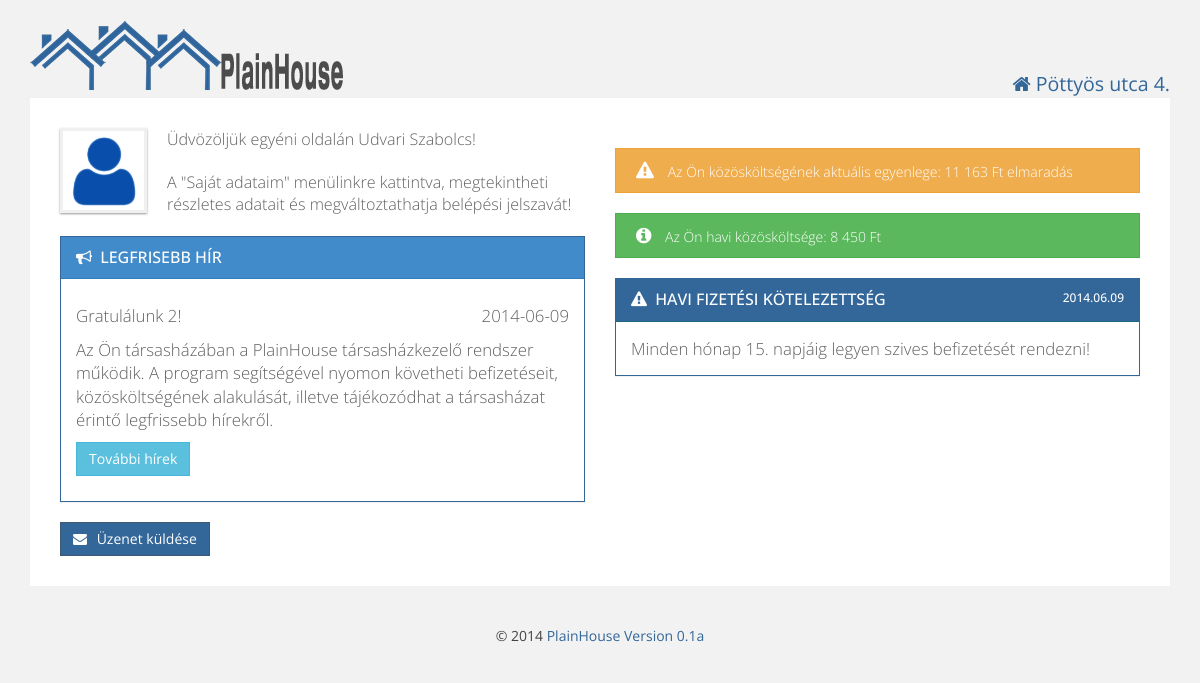
The page / (signed in) on the database as committed earlier.
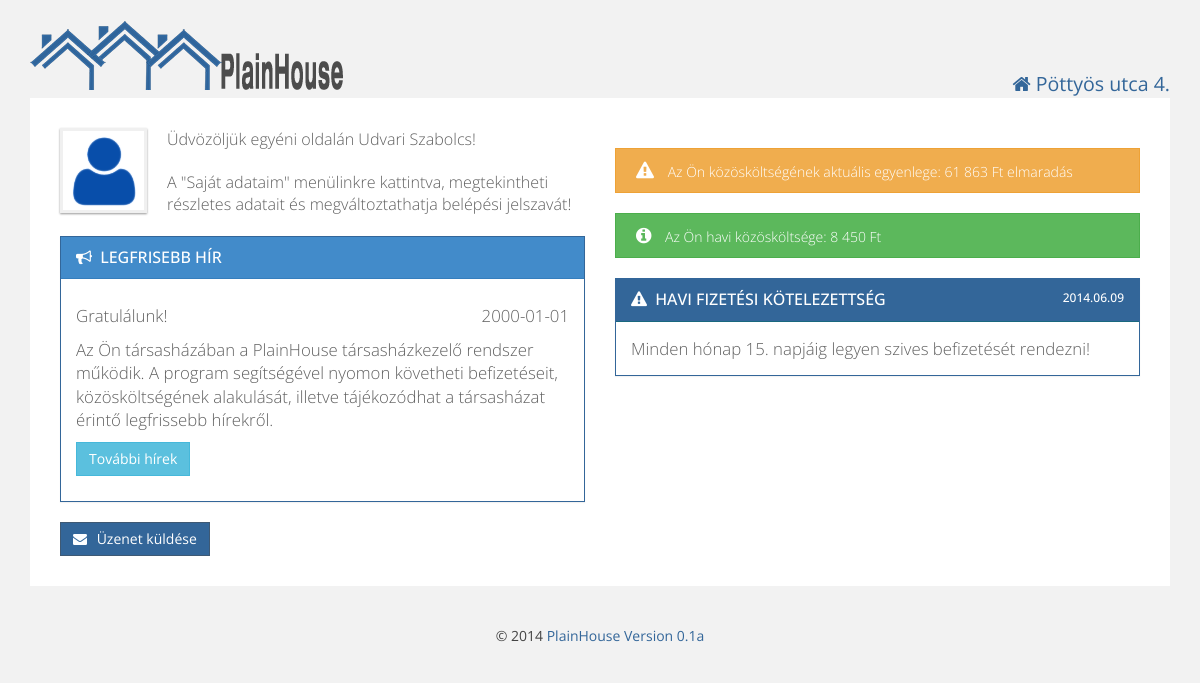
The same page on the database as committed later.
### tables this page shows
CREATE TABLE IF NOT EXISTS `residents` (
  `id` int(11) NOT NULL AUTO_INCREMENT,
  `firstname` varchar(100) NOT NULL,
  `lastname` varchar(100) NOT NULL,
  `email` varchar(100) NOT NULL,
  `username` varchar(25) NOT NULL,
  `password` varchar(512) NOT NULL,
  `depositid` int(11) NOT NULL,
  `active` int(11) NOT NULL DEFAULT '1',
  `admin` int(11) NOT NULL DEFAULT '0',
  PRIMARY KEY (`id`),
  UNIQUE KEY `deposit_id` (`depositid`),
  UNIQUE KEY `e-mail` (`email`)
);

CREATE TABLE IF NOT EXISTS `board` (
  `id` int(11) NOT NULL AUTO_INCREMENT,
  `creation_date` date NOT NULL,
  `title` varchar(250) NOT NULL,
  `text` text NOT NULL,
  `valid_till` date NOT NULL DEFAULT '2099-12-31',
  `valid` tinyint(1) NOT NULL DEFAULT '1',
  PRIMARY KEY (`id`)
);

CREATE TABLE IF NOT EXISTS `deposit_balance` (
  `id` int(11) NOT NULL AUTO_INCREMENT,
  `deposit_id` int(11) NOT NULL,
  `year` year(4) NOT NULL,
  `opening_balance` int(11) NOT NULL,
  `actual_balance` int(11) NOT NULL,
  PRIMARY KEY (`id`),
  KEY `deposit_id` (`deposit_id`)
);

### db.php (called while the page is built, shortened)
<?php
function getUserData($id) {
    $sql = "SELECT `residents`.`id`,`residents`.`firstname`,`residents`.`lastname`,"
            . "`residents`.`email`,`residents`.`username`,`deposits`.`floor`,"
            . "`deposits`.`door` FROM residents LEFT JOIN `deposits` "
            . "ON `residents`.`depositid` = `deposits`.`id` WHERE `residents`.`id` = $id;";
    $result = mysql_query($sql);
    $array = array();
    while ($row = mysql_fetch_assoc($result)) {
        $array = $row;
    }
    return $array;
}
function getCurrentBalance($id) {
    $year = date("Y");
    $sql = "SELECT `actual_balance` FROM `deposit_balance` WHERE `deposit_id` = '$id' AND `year` = '$year'";
    $result = mysql_query($sql);
    while ($row = mysql_fetch_assoc($result)) {
        $balance = $row["actual_balance"];
    }
    return $balance;
}
function getLatestBoardMessage() {
    $sql = "SELECT * FROM `board`  WHERE `valid` = 1 AND (`valid_till`> CURDATE()) ORDER BY `id` DESC LIMIT 1";
    $result = mysql_query($sql);
    while ($row = mysql_fetch_assoc($result)) {
        $msg = $row;
    }
    if (mysql_num_rows($result) != 0)
    {
        return $msg;
    }
}

### config.php (called while the page is built, shortened)
<?php
$website['title'] = "PlainHouse";
$website['version'] = "0.1a";

### html.php (the view, shortened to what this page needs)
<?php
include_once 'config.php';
function htmlHead($title, $house) {
    echo <<<EOT
	<!doctype html>
<html>
    <head>
        <meta http-equiv="Content-Type" content="text/html; charset=UTF-8">
		<meta name="viewport" content="width=device-width, initial-scale=1.0">
		<link href="favicon.ico" rel="icon" type="image/x-icon" />
        <title>$title - $house</title>
        <script src="js/jquery.js"></script>
        <script src="js/bootstrap.js"></script>
        <script src="js/bootstrap-dialog.js" type="text/javascript"></script>
        <script src="js/plainhome.js" type="text/javascript"></script>
        <script src="js/form-validator.js" type="text/javascript"></script>
        <link href='http://fonts.googleapis.com/css?family=Open+Sans' rel='stylesheet' type='text/css'>
        <link href="css/bootstrap-dialog.css" rel="stylesheet" type="text/css"/>
		<link href="css/bootstrap.css" rel="stylesheet">
		<link href="css/style.css" rel="stylesheet">
		<link href="css/plainhome.css" rel="stylesheet">
		<link href="css/datepicker.css" rel="stylesheet">
		<link href="css/font-awesome.min.css" rel="stylesheet">
	<!--[if lt IE 9]>
		<script src="js/html5shiv.js"></script>
		<script src="js/respond.js"></script>
	<![endif]-->
     </head>
    <body>
EOT;
}
function htmlEnd() {
    global $website;
    echo <<<EOT
			</div>
			<div class="footer">
				<p class="textCenter">
                                        &copy; 2014 <a href="http://webariel.hu" target="_blank">PlainHouse Version {$website['version']}</a></p>
			</div>
		</div>
		<script src="js/stacktable.js" type="text/javascript"></script>
	</body>
	</html>
EOT;
}
function webheader($user) {
    global $house;
    echo <<<EOT
    <div class="container">
	    <div class="row">
	        <div class="col-md-8">
	            <div class="logo">
	                <a href="index.php"><img alt="PlainHome" src="pics/logo.png" /></a>
	            </div>
	        </div>
	        <div class="col-md-4 userInfo">
	            <p class="textRight"><i class="fa fa-home"></i> {$house['name']}</p>
	        </div>
	        <div>
	            <div class="nav">
	                <input type="checkbox" id="toggle" />
EOT;
    echo <<<EOT
                </div>
			</div>
	    </div>
		<div class="modal fade" id="signOut" tabindex="-1" role="dialog" aria-hidden="true">
			<div class="modal-dialog">
				<div class="modal-content">
					<div class="modal-body">
						<p class="lead">Biztosan ki akar lépni?</p>
					</div>
					<div class="modal-footer">
						<a href="index.php?logout=1" class="btn btn-success btn-icon-alt">Kilépés <i class="fa fa-sign-out"></i></a>
						<button type="button" class="btn btn-warning btn-icon" data-dismiss="modal"><i class="fa fa-times-circle"></i> Mégsem</button>
					</div>
				</div>
			</div>
		</div>
EOT;
}
function sendMessage() {
    echo <<<EOT
		<a data-toggle="modal" href="#newMsg" class="btn btn-success btn-icon floatLeft"><i class="fa fa-envelope"></i> Üzenet küldése</a>
		<div class="modal fade" id="newMsg" tabindex="-1" role="dialog" aria-hidden="true">
			<div class="modal-dialog">
				<div class="modal-content">
					<div class="modal-header modal-primary">
						<button type="button" class="close" data-dismiss="modal" aria-hidden="true"><i class="fa fa-times"></i></button>
						<h4 class="modal-title">Kérdése van? Információra van szüksége?</h4>
					</div>
					<form action="message.php" method="post">
						<div class="modal-body">
							<div class="form-group">
		                        <label for="subject">Tárgy</label>
								<input type="text" class="form-control" name="subject" id="subject" value="" />
								<span class="help-block">Kérjük, adja meg üzenete tárgyát.</span>
		                    </div>
							<div class="form-group">
								<label for="comment">Üzenet</label>
								<textarea class="form-control" name="comment" id="comment" rows="4"></textarea>
								<span class="help-block">Kérjük fogalmazza meg röviden, lényegretörően üzenetét. HTML kód nem használható!</span>
							</div>
						</div>
						<div class="modal-footer">
							<button type="input" name="submit" value="sendMsg" class="btn btn-success btn-icon"><i class="fa fa-check-square-o"></i> Küldés</button>
							<button type="button" class="btn btn-warning btn-icon" data-dismiss="modal"><i class="fa fa-times-circle"></i> Mégsem</button>
						</div>
					</form>
				</div>
			</div>
		</div>
EOT;
}
function welcomeIndexUser($user, $ccost, $balance) {
    global $house;
    $msg = getLatestBoardMessage();
    $date = date("Y.m.d");
    $cost = number_format($ccost, 0, ',', ' ');
    if ($balance < 0) {
        $abalance = $balance * -1;
    }
    else {
        $abalance = $balance;
    }
    $abalance = number_format($abalance, 0, ',', ' ');
    echo <<<EOT
<div class="content">
		<div class="row">
	<div class="col-md-6">
		<img alt="Tenant Avatar" src="pics/user_avatar.png" class="avatar" />
		<p class="lead welcomeMsg">Üdvözöljük egyéni oldalán {$user['firstname']} {$user['lastname']}!</p>
		<p class="lead welcomeMsg">A "Saját adataim" menülinkre kattintva, megtekintheti részletes adatait és megváltoztathatja belépési jelszavát!</p>
EOT;
if ($msg)
{
	echo <<<EOT
		<div class="panel panel-primary">
		<div class="panel-heading">
		<h3 class="panel-title"><i class="fa fa-bullhorn"></i> Legfrisebb hír</h3>
		</div>
                <div class="panel-body"><p>{$msg['title']}<span style="float: right">{$msg['creation_date']}</span></p>
		<p>{$msg['text']}</p>
		<p><a href="board.php"><button type="button" class="btn btn-info"><i class=""></i>További hírek</button></a></p>
		</div>
		</div>
EOT;
}
echo <<<EOT
	</div>
	<div class="col-md-6">
EOT;
    if ($balance < 0)
    {
        echo <<<EOT
                <div class="alertMsg warning"><i class="fa fa-warning"></i> Az Ön közösköltségének aktuális egyenlege: <span class="floatLeft">$abalance Ft elmaradás</span></div>
EOT;
    }
    else
    {
        echo <<<EOT
                <div class="alertMsg success"><i class="fa fa-info-circle"></i> Az Ön közösköltségének aktuális egyenlege: <span class="floatLeft">$abalance Ft túlfizetés</span></div>
EOT;
    }
    echo <<<EOT
                <div class="alertMsg success"><i class="fa fa-info-circle"></i> Az Ön havi közösköltsége: <span class="floatLeft">$cost Ft</span></div>
		<div class="panel panel-info">
		<div class="panel-heading">
		<h3 class="panel-title"><i class="fa fa-warning"></i> Havi fizetési kötelezettség<span class="floatRight">$date </span></h3>
		</div>
		<div class="panel-body">Minden hónap {$house['payment_day']}. napjáig legyen szives befizetését rendezni!</div>
		</div>
		</div>
	</div>
EOT;
}

### index.php (shortened to what this page needs)
<?php
include_once 'db.php';
include_once 'config.php';
include_once 'html.php';
htmlHead($website['title'], $house['name']);
webheader($_SESSION);
if (!isset($_SESSION['user']))
{
    welcomeIndexNoUser();
    sendMessageNoUser();
}
else if (isset($_SESSION['depositid']))
{
    $id = $_SESSION['userid'];
    $user = getUserData($id);
    $ccost = getCcost($_SESSION['depositid']);
    $closing_balance = getCurrentBalance($_SESSION['depositid']);
    $balance = getActualBalance($closing_balance, $_SESSION['depositid']);
    welcomeIndexUser($user, $ccost, $balance);
    sendMessage();
}
htmlEnd();
?>

### css/style.css (style rules this page uses)
body { background: #f2f2f2; color: #444444; font-family: "Open Sans",sans-serif; font-size: 14px; line-height: 1.42857; }
h1, h2, h3, h4, h5, h6, .h1, .h2, .h3, .h4, .h5, .h6 { font-family: "Open Sans", sans-serif; color: #999999; line-height: 1.1; padding: 2px 0; margin-top: 10px; margin-bottom: 20px; }
p { margin: 10px 0; }
.lead { // margin-bottom: 0; margin-bottom: 20px; font-size: 16.099999999999998px; font-weight: 200; line-height: 1.4; }
.welcomeMsg { margin-top: 0; }
.container { max-width: 1250px; margin-left: auto; margin-right: auto; padding-left: 0; padding-right: 0; }
.container .content { padding: 30px; border-radius: 0; background-color: #ffffff; color: #606060; font-size: 1.2em; font-weight: 200; line-height: 1.4; margin-bottom: 30px; }
.btn { display: inline-block; padding: 6px 12px; margin-bottom: 0; font-size: 14px; font-weight: normal; line-height: 1.428571429; text-align: center; white-space: nowrap; vertical-align: middle; cursor: pointer; border: 1px solid transparent; border-radius: 0; -webkit-user-select: none; -moz-user-select: none; -ms-user-select: none; -o-user-select: none; user-select: none; }
.btn-icon i { margin-right: 6px; }
.btn-success { color: #ffffff; background-color: #336699; border-color: #3e5974; }
.btn-info { color: #ffffff; background-color: #5bc0de; border-color: #46b8da; }
.panel { background-color: #ffffff; border: 1px solid transparent; border-radius: 0; box-shadow: 0 1px 1px rgba(0, 0, 0, 0.05); margin-bottom: 20px; }
.panel-heading { padding: 10px 15px; border-bottom: 1px solid transparent; border-top-right-radius: 0; border-top-left-radius: 0; text-transform: uppercase; }
.panel-title { font-size: 16px; margin-bottom: 0; margin-top: 0; border: 0; text-transform: uppercase; }
.panel-title i { margin-right: 4px; }
.panel-title span { font-size: 12px; }
.panel-primary { border-color: #336699; }
.panel-primary > .panel-heading { color: #ffffff; background-color: #428bca; border-color: #357ebd; }
.panel-primary > .panel-heading > .panel-title { color: #ffffff; }
.panel-info { border-color: #336699; }
.panel-info > .panel-heading { color: #ffffff; background-color: #336699; border-color: #19687f; }
.panel-info > .panel-heading > .panel-title { color: #ffffff; }

### css/plainhome.css (style rules this page uses)
body { padding: 20px 30px; }
a { color: #336699; text-decoration: none; }
img { max-width: 100%; height: auto; vertical-align: middle; border: 0; -ms-interpolation-mode: bicubic; }
.textCenter { text-align: center; }
.textRight { text-align: right; font-size: 1.4em; color: #336699; margin: 50px 0 0 0; }
.floatRight { float: right; }
.logo:before, .logo:after { content: " "; display: table; }
.logo:after { clear: both; }
.logo { max-height: 42px; overflow-x: visible; margin-bottom: 30px; }
.footer:before, .footer:after { content: " "; display: table; }
.footer:after { clear: both; }
.footer { overflow-x: visible; margin-top: 30px; }
.avatar { border: 3px solid #f0f0f0; box-shadow: 0 1px 2px #999999; float: left; margin: 0 20px 10px 0; height: 85px; }
.alertMsg { font-size: 14px; font-family: 'Open Sans', sans-serif; line-height: 1.5em; margin: 20px 0; padding: 12px 30px 10px 20px; position: relative; }
.alertMsg i { font-size: 18px; margin-right: 10px; }
.alertMsg.success { background-color: #5cb85c; border: 1px #4cae4c solid; color: #ffffff; }
.alertMsg.warning { background-color: #f0ad4e; border: 1px #eea236 solid; color: #ffffff; }

Rows that differ between the two databases and show on the page:
no longer on this page (row edited): board: title "Gratulálunk 2!", creation_date "2014-06-09", text "Az Ön társasházában a PlainHouse társasházkezelő rendszer működik. A program segítségével nyomon követheti befizetéseit, közösköltségének alakulását, illetve tájékozódhat a társasházat érintő legfrissebb hírekről."
now on this page (row unchanged): board: title "Gratulálunk!", creation_date "2000-01-01", text "Az Ön társasházában a PlainHouse társasházkezelő rendszer működik. A program segítségével nyomon követheti befizetéseit, közösköltségének alakulását, illetve tájékozódhat a társasházat érintő legfrissebb hírekről."
computed for deposit_balance: actual_balance "11 163" → "61 863"
